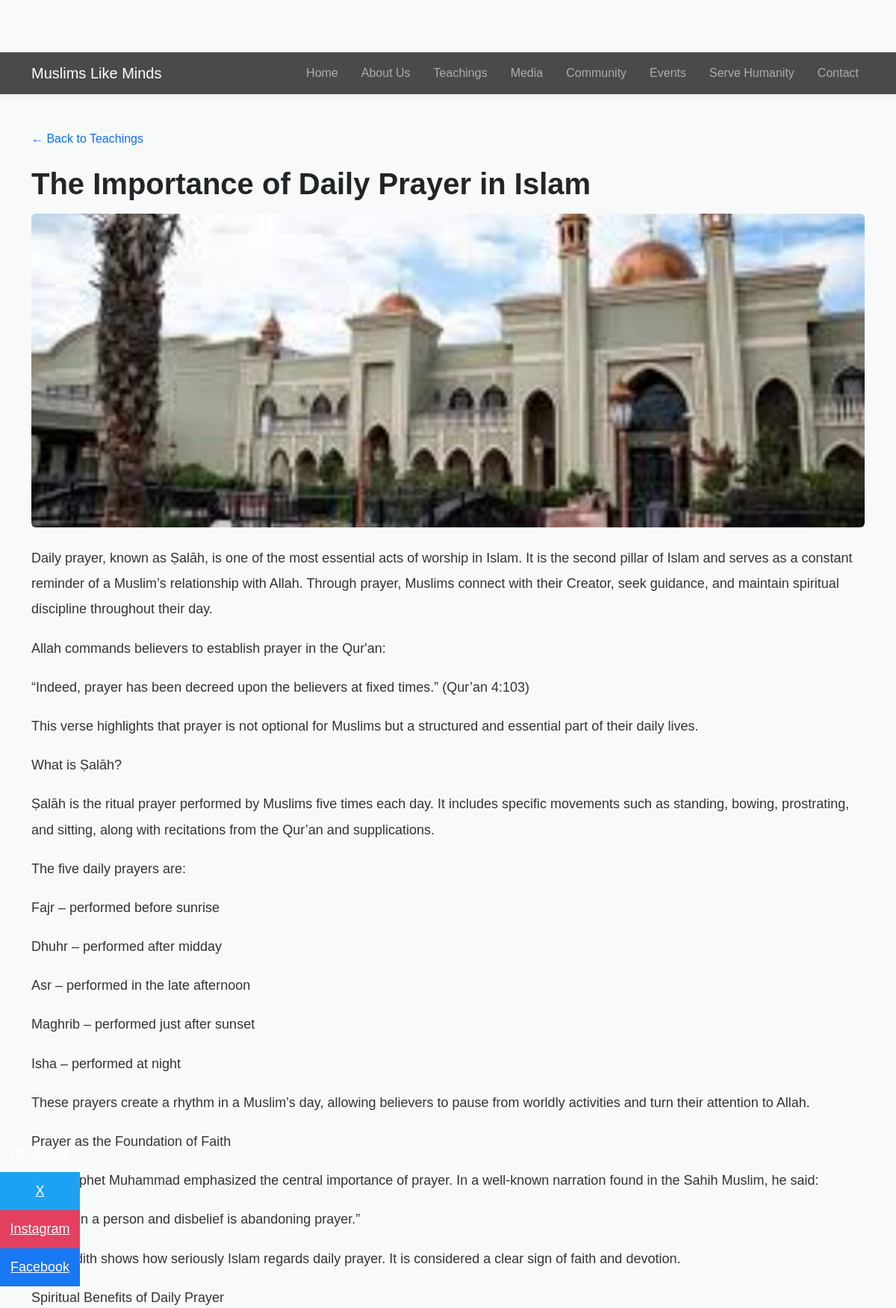
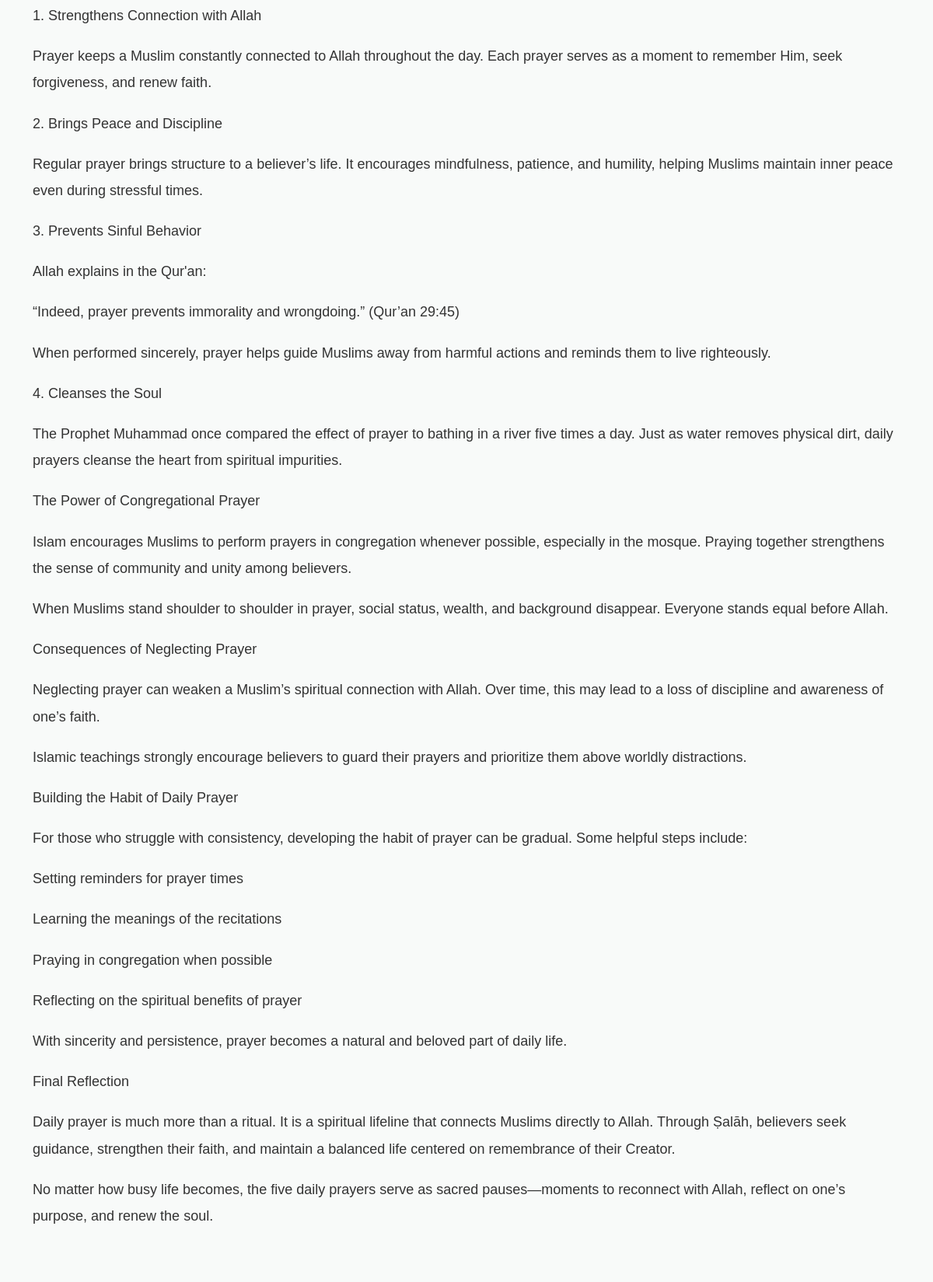
Page /teachings/5/ (upper part) on the committed database (2 pictures, top to bottom).
### core/models.py (models this page shows, shortened)
class Teaching(models.Model):
    CATEGORY_CHOICES = [
        ('quran', 'Qur’an'),
        ('hadith', 'Hadith'),
        ('fiqh', 'Fiqh'),
        ('reminder', 'Reminder'),
    ]
    title = models.CharField(max_length=200)
    slug = models.SlugField(unique=True, blank=True)
    category = models.CharField(max_length=20, choices=CATEGORY_CHOICES)
    image = models.ImageField(upload_to='teachings/', blank=True, null=True)
    content = models.TextField()
    is_published = models.BooleanField(default=True)
    created_at = models.DateTimeField(auto_now_add=True)

### core/views.py (the view)
# urls.py: path("teachings/<int:id>/", views.teaching_detail, name="teaching_detail"),  # <-- add this
def teaching_detail(request, id):
    teaching = Teaching.objects.get(id=id)  # or however you fetch your object
    return render(request, "core/teaching_detail.html", {"teaching": teaching})

### core/templates/core/teaching_detail.html
{% extends 'base.html' %}
{% block content %}
<section class="py-5">
    <div class="container">
        <div class="mb-4">
            <a href="{% url 'core:teachings' %}" class="text-decoration-none">
                ← Back to Teachings
            </a>
        </div>
        <h1 class="fw-bold mb-3">{{ teaching.title }}</h1>
        {% if teaching.image %}
       <img src="{{ teaching.image.url }}"
     class="img-fluid rounded mb-4 blog-image"
     alt="{{ teaching.title }}">
        {% endif %}
       <div class="article-content">
    {{ teaching.content|linebreaks }}
</div>
    </div>
</section>
{% endblock %}

### core/static/css/style.css (style rules this page uses)
:root { --primary: #0f3d3e; --accent: #c9a227; --light-bg: #f8f5ef; --dark-bg: #0b1f1f; }
body { font-family: 'Poppins', sans-serif; background-color: var(--light-bg); }
body { background:#f8faf9; }
section { padding-top: 80px; padding-bottom: 80px; }
img { max-width: 100%; height: auto; }
body { padding-top: 70px; }
.article-content p { font-size:18px; line-height:1.9; margin-bottom:18px; color:#333; }
.blog-image { width:100%; height:420px; object-fit:cover; border-radius:10px; }

### rows in the picture
Teaching: title "The Importance of Daily Prayer in Islam", image (picture), content "Daily prayer, known as Ṣalāh, is one of the most essential acts of worship in Islam. It is the second pillar of Islam and serves as a constant reminder of a Muslim’s relationship with Allah. Through prayer, Muslims connect with their Creator, seek guidance, and maintain spiritual discipline throughout their day. Allah commands believers to establish prayer in the Qur'an: “Indeed, prayer has been decreed upon the believers at fixed times.” (Qur’an 4:103) This verse highlights that prayer is not optional for Muslims but a structured and essential part of their daily lives. What is Ṣalāh? Ṣalāh is the ritual prayer performed by Muslims five times each day. It includes specific movements such…"
